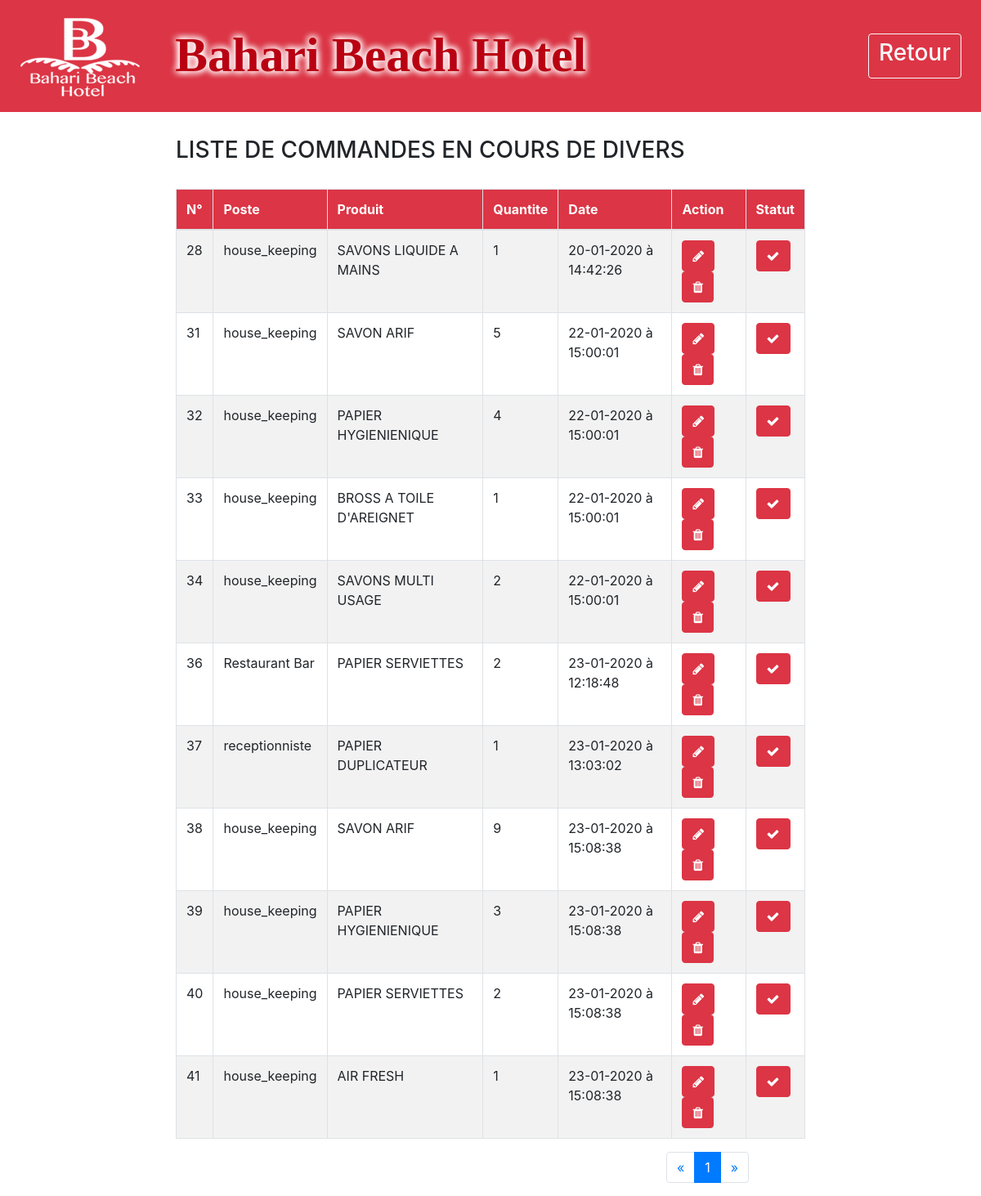
/php/pages/comListDivA.php (signed in), run on the app's committed database.
### tables this page shows
CREATE TABLE IF NOT EXISTS `comdivers` (
  `idComDiv` int(11) NOT NULL AUTO_INCREMENT,
  `qteComDiv` int(11) NOT NULL,
  `dateComDiv` timestamp NOT NULL DEFAULT CURRENT_TIMESTAMP ON UPDATE CURRENT_TIMESTAMP,
  `statutComDiv` varchar(20) NOT NULL,
  `idDiv` int(11) NOT NULL,
  `poste` varchar(60) NOT NULL,
  PRIMARY KEY (`idComDiv`),
  KEY `idDiv` (`idDiv`),
  KEY `id_service` (`poste`)
);

CREATE TABLE IF NOT EXISTS `stockdivers` (
  `idDiv` int(11) NOT NULL AUTO_INCREMENT,
  `qnteDiv` int(11) NOT NULL,
  `designation` varchar(60) NOT NULL,
  `pu` double NOT NULL,
  PRIMARY KEY (`idDiv`)
);

### php/pages/comListDivA.php (the view, shortened to what this page needs)
<?php
	require_once('bd_cnx.php');
?>
<!DOCTYPE html>
<html>
<head>
	<link rel="stylesheet" type="text/css" href="bootstrap/font-awesome-4.3.0/css/font-awesome.min.css">
	<link rel="stylesheet" type="text/css" href="bootstrap/css/bootstrap.min.css">
	<link rel="stylesheet" type="text/css" href="bootstrap/css/style.css">
</head>
<body>
	<nav class="navbar navbar-expand-lg navbar-dark bg-danger">
		<a class="navbar-brand" href="#"><img src="fichiers/photos/bbh_logos.png" class="bbh">
		</a>
		<div class="collapse navbar-collapse" id="navbarSupportedContent">
			<marquee behavior="alternate" >
                        <h1 id="h1_bbh_title" style="font-size: 60px; font-family: century gothic; font-weight: bold; margin-top: 2px; margin-left: 10px; color: #b90112; padding-top: 3px;text-shadow: 8px 8px 2px white; text-shadow: 0 0 10px white, 0 0 10px white,0 0 10px white;">Bahari Beach Hotel</h1></marquee>
			<ul class="navbar-nav ml-auto">
				<li class="nav-item active">
					<a class="nav-link" href="../gestion_commandeA.php"><button type="button" class="btn btn-outline-light connexion"><h3>Retour</h3></button><span class="sr-only">(current)</span></a>
				</li>
			</ul>
		</div>
	</nav>
	<div class="container-fluid spacer">
		<div class="row">
	      <div class="col-md-8 offset-2">
	          <h3 class="title">LISTE DE COMMANDES EN COURS DE DIVERS</span></h3>
	          <div class="row spacer">
	          	 <div class="col-12">
	 				<table id="tab" class="display table table-bordered table-striped table">
		          	<thead>
		          		<tr style="font-weight:bold" class="btn-danger">
                            <th>N°</th>
                            <th>Poste</th>
                             <th>Produit</th>
                            <th>Quantite </th>
                            <th>Date</th>
		          			<td>Action</td>
		          			<td>Statut</td>
		          		</tr>
		          	</thead>
		          	<tbody>
		          		<?php
		          			$limit=50;
							$page = isset($_GET['page'])?$_GET['page']:1;
							$start = ($page-1)*$limit;
							$req = $bd->query("SELECT A.poste, A.idComDiv,A.qteComDiv,date_format(A.dateComDiv,'%e-%m-%Y à %T') as dateComDiv,B.designation  FROM comDivers as A,stockdivers as B WHERE B.idDiv=A.idDiv AND A.statutComDiv = 'Encours' LIMIT $start,$limit");
							$res = $bd->query("SELECT count(*) as total FROM comDivers as A,stockdivers as B WHERE B.idDiv=A.idDiv AND A.statutComDiv = 'Encours'");
							$don1 = $res->fetch();
							$total = $don1['total'];
							$nbrePage=ceil($total/$limit);
							if ($page==1) {
								$prec = $page;
							}else {
								$prec = $page-1;
							}
							if ($page==$nbrePage) {
								$suiv =$nbrePage;
							}
							else{
								$suiv = $page+1;
							}
		          			while($don=$req->fetch()):
		          				?>
		          		<tr>
                                <td><?php echo $don['idComDiv'] ?></td>
                                <td><?php echo $don['poste'] ?></td>
                                <td><?php echo $don['designation'] ?></td>
                                <td><?php echo $don['qteComDiv'] ?></td>
                                <td><?php echo $don['dateComDiv'] ?></td>
								<td>
									<button type="button" class="btn btn-danger editBtn"><span class="fa fa-pencil"></span>
									</button>
									<button type="button" class="btn btn-danger delBtn"><span class="fa fa-trash"></span>
									</button>
								</td>
								<td>
									<button type="button" class="btn btn-danger supBtn"><span class="fa fa-check"></span>
									</button>
								</td>
						</tr>
		          		<?php endwhile;?>
		          	</tbody>
		          </table>
	          	 </div>
	          </div>
	          <div class="row">
	          	 <div class="col-3 offset-9">
	          	 	<nav aria-label="Page navigation example">
	          			<ul class="pagination pg-blue">
			    		<li class="page-item">
			    			<a  class="page-link" aria-label="Previous" href="comListDivA.php?page=<?php echo $prec;?>">
			    				<span aria-hidden="true">&laquo;</span>
			    			</a>
			    		</li>
			    		<?php
			    			for($i=1;$i<=$nbrePage;$i++) {
			    		?>
			    		<li class="page-item <?php echo(($page==$i)?'active':'')?>"><a  class="page-link" href="comListDivA.php?page=<?php echo $i;?>"><?php echo $i;?></a></li>
			    		<?php
			    		}?>
			    		<li class="page-item">
			    			<a  class="page-link" aria-label="Next" href="comListDivA.php?page=<?php echo $suiv;?>">
			    				<span aria-hidden="true">&raquo;</span>
			    			</a>
			    		</li>
			    	</ul>
	          		</nav>
	          	 </div>
	          </div>
	    </div>
			</div>
		</div>
</body>
</html>

### php/pages/comListDivA.php (style rules this page uses)
.spacer { margin-top:30px; }
.bbh { width:100%; height:100%; }
#h1_bbh_title { font-family: Buxton Sketch; font-size:4em; font-weight: bold; margin-top: 2px; margin-left: 10px; color: white; padding-top: 3px; }

### data on the page
comdivers: idComDiv "28", poste "house_keeping", idDiv.designation "SAVONS LIQUIDE A MAINS", qteComDiv "1", dateComDiv "20-01-2020 à 14:42:26"
comdivers: idComDiv "31", poste "house_keeping", idDiv.designation "SAVON ARIF", qteComDiv "5", dateComDiv "22-01-2020 à 15:00:01"
comdivers: idComDiv "32", poste "house_keeping", idDiv.designation "PAPIER HYGIENIENIQUE", qteComDiv "4", dateComDiv "22-01-2020 à 15:00:01"
comdivers: idComDiv "33", poste "house_keeping", idDiv.designation "BROSS A TOILE D'AREIGNET", qteComDiv "1", dateComDiv "22-01-2020 à 15:00:01"
comdivers: idComDiv "34", poste "house_keeping", idDiv.designation "SAVONS MULTI USAGE", qteComDiv "2", dateComDiv "22-01-2020 à 15:00:01"
comdivers: idComDiv "36", poste "Restaurant Bar", idDiv.designation "PAPIER SERVIETTES", qteComDiv "2", dateComDiv "23-01-2020 à 12:18:48"
comdivers: idComDiv "37", poste "receptionniste", idDiv.designation "PAPIER DUPLICATEUR", qteComDiv "1", dateComDiv "23-01-2020 à 13:03:02"
comdivers: idComDiv "38", poste "house_keeping", idDiv.designation "SAVON ARIF", qteComDiv "9", dateComDiv "23-01-2020 à 15:08:38"
comdivers: idComDiv "39", poste "house_keeping", idDiv.designation "PAPIER HYGIENIENIQUE", qteComDiv "3", dateComDiv "23-01-2020 à 15:08:38"
comdivers: idComDiv "40", poste "house_keeping", idDiv.designation "PAPIER SERVIETTES", qteComDiv "2", dateComDiv "23-01-2020 à 15:08:38"
comdivers: idComDiv "41", poste "house_keeping", idDiv.designation "AIR FRESH", qteComDiv "1", dateComDiv "23-01-2020 à 15:08:38"
